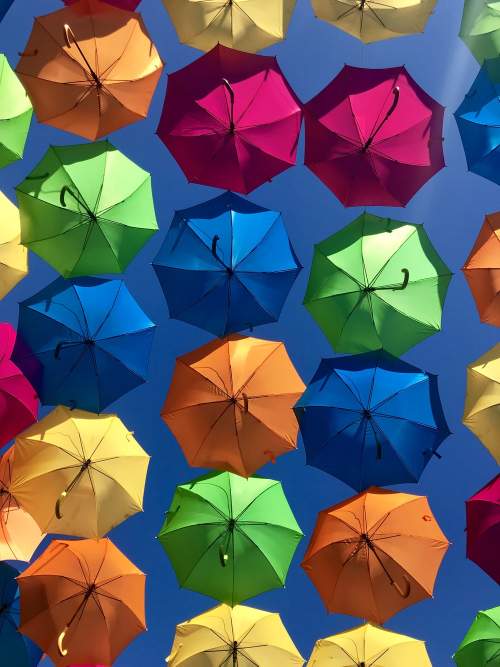
#> input picture color_image.jpg, 1000 x 1333 px (shown at 1/2 size)
$ jupyter execute main.ipynb
#> lines starting #> are read from the running program, lines starting #| are printed output that depends on the picture
# Image color palette generator

code source https://towardsdatascience.com/building-an-image-color-analyzer-using-python-12de6b0acf74

import the requires library. will be using OpenCv and not PIL to read the image file

[cell 1]
import numpy as np
from matplotlib import colors
import matplotlib.pyplot as plt
import cv2
from collections import Counter
from sklearn.cluster import KMeans

[cell 2]
image = cv2.imread('color_image.jpg')
#> image is the input picture: shape (1333, 1000, 3); mean B, G, R 97.4, 94.7, 96.4
image = cv2.cvtColor(image, cv2.COLOR_BGR2RGB)
plt.imshow(image)

[cell 3]
# Converting the colors to hex colors thus returning the hex value instead of the color name
def rgb_to_hex(rgb_color):
    hex_color = "#"
    for i in rgb_color:
        i = int(i)
        hex_color += ("{:02x}".format(i))
    return hex_color

[cell 4]
# Function tp prep the image
def prep_image(raw_img):
    modified_img = cv2.resize(raw_img, (900, 600), interpolation = cv2.INTER_AREA)
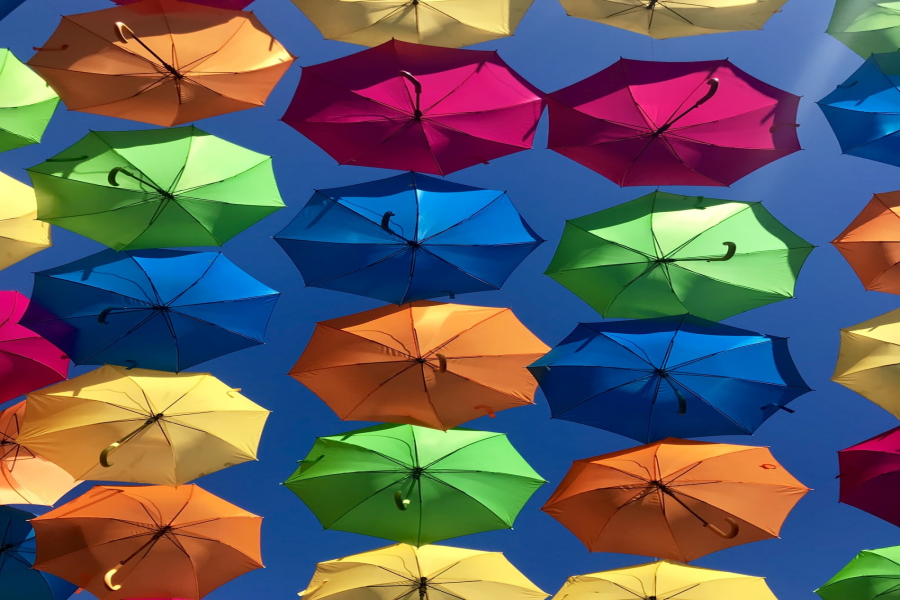
#> modified_img: shape (600, 900, 3); mean R, G, B 96.4, 94.7, 97.4
    modified_img = modified_img.reshape(modified_img.shape[0]*modified_img.shape[1], 3)
    return modified_img

[cell 5]
def color_analysis(img):
    # Using k-means to cluster the top 10 colors
    clf = KMeans(n_clusters = 10)
    color_labels = clf.fit_predict(img)
    center_colors = clf.cluster_centers_
    # Creatng a dictionary to store the colors and their volume
    counts = Counter(color_labels)
#> counts = 10 items
    ordered_colors = [center_colors[i] for i in counts.keys()]
#> ordered_colors = [[3.43, 38.27, 89.17], [27.87, 78.84, 146], [55.17, 113.5, 183], [86.19, 10.69, 43.68], [133.5, 66.05, 32.91], [47.57, 107.8, 39.25], [205.9, 131.9, 63.69], [240.2, 223.1, 123.4], [139.9, 218.4, 120.4], [199.6, 23.18, 103.9]]
    hex_colors = [rgb_to_hex(ordered_colors[i]) for i in counts.keys()]
#> the loop in rgb_to_hex, `for i in rgb_color:` made 3 passes
#> (i, hex_color) on passes 1 to 3: (199, '#c7'), (23, '#c717'), (103, '#c71767')
#> the loop in rgb_to_hex (call 2), `for i in rgb_color:` made 3 passes
#> (i, hex_color) on passes 1 to 3: (3, '#03'), (38, '#0326'), (89, '#032659')
#> hex_colors = ['#c71767', '#032659', '#2f6b27', '#1b4e91', '#f0df7b', '#854220', '#560a2b', '#3771b7', '#8bda78', '#cd833f']
    # assigning hex values to colors
    plt.figure(figsize = (12, 8))
    plt.pie(counts.values(), labels = hex_colors, colors = hex_colors)
    plt.savefig("color_analysis_report.png")
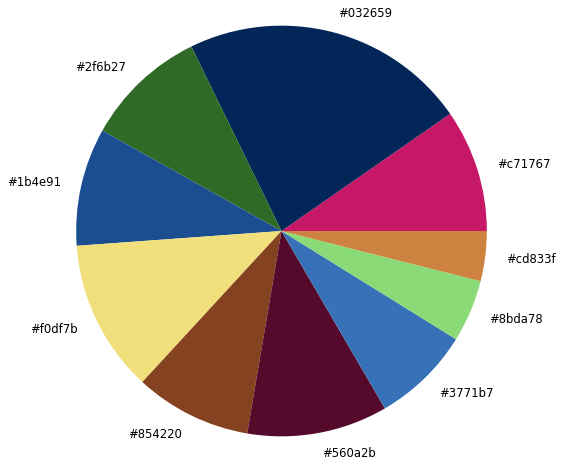
#> figure drawn by matplotlib, 1 panel

    print(hex_colors)
#| ['#c71767', '#032659', '#2f6b27', '#1b4e91', '#f0df7b', '#854220', '#560a2b', '#3771b7', '#8bda78', '#cd833f']
